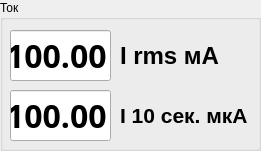
     <widget class="QGroupBox" name="CurrentGroup">
      <property name="geometry">
       <rect>
        <x>0</x>
        <y>160</y>
        <width>261</width>
        <height>151</height>
       </rect>
      </property>
      <property name="title">
       <string>Ток</string>
      </property>
      <widget class="QLabel" name="label_7">
       <property name="geometry">
        <rect>
         <x>120</x>
         <y>40</y>
         <width>121</width>
         <height>31</height>
        </rect>
       </property>
       <property name="font">
        <font>
         <family>Arial</family>
         <pointsize>18</pointsize>
         <bold>true</bold>
        </font>
       </property>
       <property name="text">
        <string>I rms мА</string>
       </property>
      </widget>
      <widget class="QLineEdit" name="IrmsLine">
       <property name="geometry">
        <rect>
         <x>10</x>
         <y>30</y>
         <width>101</width>
         <height>51</height>
        </rect>
       </property>
       <property name="font">
        <font>
         <family>Seven Segment</family>
         <pointsize>24</pointsize>
         <bold>true</bold>
        </font>
       </property>
       <property name="text">
        <string>100.00</string>
       </property>
       <property name="alignment">
        <set>Qt::AlignCenter</set>
       </property>
       <property name="readOnly">
        <bool>true</bool>
       </property>
      </widget>
      <widget class="QLabel" name="label_8">
       <property name="geometry">
        <rect>
         <x>120</x>
         <y>100</y>
         <width>151</width>
         <height>31</height>
        </rect>
       </property>
       <property name="font">
        <font>
         <family>Arial</family>
         <pointsize>16</pointsize>
         <bold>true</bold>
        </font>
       </property>
       <property name="text">
        <string>I 10 сек. мкА</string>
       </property>
      </widget>
      <widget class="QLineEdit" name="I10secLine">
       <property name="geometry">
        <rect>
         <x>10</x>
         <y>90</y>
         <width>101</width>
         <height>51</height>
        </rect>
       </property>
       <property name="font">
        <font>
         <family>Seven Segment</family>
         <pointsize>24</pointsize>
         <bold>true</bold>
        </font>
       </property>
       <property name="text">
        <string>100.00</string>
       </property>
       <property name="alignment">
        <set>Qt::AlignCenter</set>
       </property>
       <property name="readOnly">
        <bool>true</bool>
       </property>
      </widget>
     </widget>
